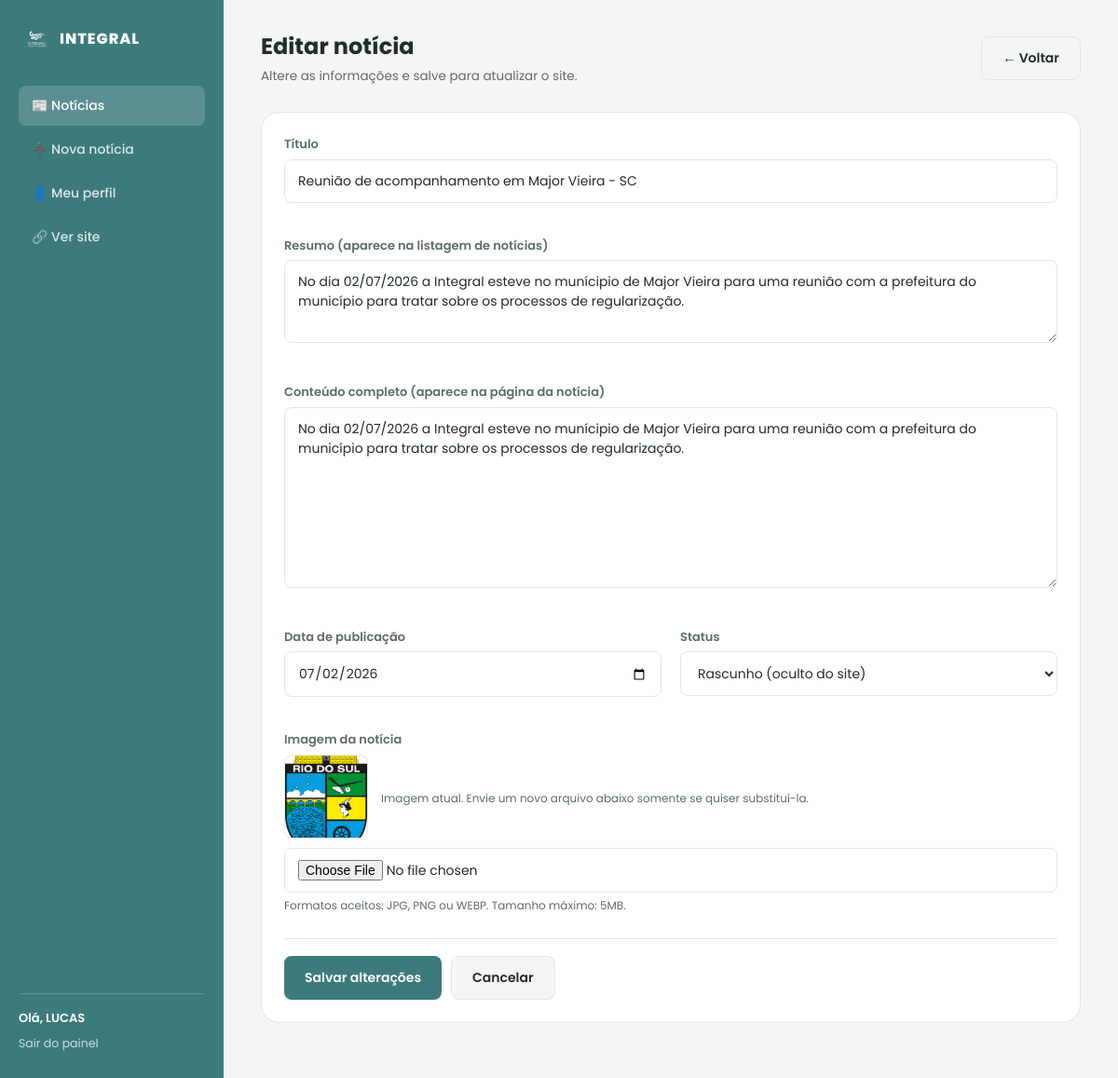
/admin/noticia-form.php?id=1 (signed in), run on the app's committed database.
### tables this page shows
CREATE TABLE noticias (
            id INTEGER PRIMARY KEY AUTOINCREMENT,
            titulo TEXT NOT NULL,
            slug TEXT NOT NULL UNIQUE,
            resumo TEXT NOT NULL,
            conteudo TEXT NOT NULL,
            imagem TEXT,
            status TEXT NOT NULL DEFAULT 'publicado', -- 'publicado' | 'rascunho'
            data_publicacao TEXT NOT NULL,
            created_at TEXT NOT NULL DEFAULT CURRENT_TIMESTAMP,
            updated_at TEXT NOT NULL DEFAULT CURRENT_TIMESTAMP
        );

### includes/noticias.php (called while the page is built, shortened)
<?php
function buscarNoticiaPorId(int $id): ?array
{
    $pdo = db();
    $stmt = $pdo->prepare('SELECT * FROM noticias WHERE id = ?');
    $stmt->execute([$id]);
    $row = $stmt->fetch();
    return $row ?: null;
}
function e(?string $valor): string
{
    return htmlspecialchars($valor ?? '', ENT_QUOTES, 'UTF-8');
}

### admin/includes/auth.php (called while the page is built, shortened)
<?php
function authAssinar(string $dados): string
{
    return hash_hmac('sha256', $dados, AUTH_SECRET);
}
function authDoCookie(): ?array
{
    $partes = explode('.', $_COOKIE[AUTH_COOKIE_NAME], 2);
    [$dadosB64, $assinatura] = $partes;
    $dados = base64_decode($dadosB64, true);
    $campos = explode('|', $dados);
    [$adminId, $username, $exp] = $campos;
    return ['id' => (int) $adminId, 'username' => $username];
}
function adminLogado(): ?array
{
    $dadosCookie = authDoCookie();
    $pdo = db();
    $stmt = $pdo->prepare('SELECT id, username FROM admins WHERE id = ?');
    $stmt->execute([$dadosCookie['id']]);
    $admin = $stmt->fetch();
    return $admin ?: null;
}
function exigirLogin(): array
{
    $admin = adminLogado();
    return $admin;
}

### admin/noticia-form.php (the view, shortened to what this page needs)
<?php
require_once __DIR__ . '/../includes/noticias.php';
require_once __DIR__ . '/includes/auth.php';
$admin = exigirLogin();
$id = isset($_GET['id']) ? (int) $_GET['id'] : (isset($_POST['id']) ? (int) $_POST['id'] : null);
$noticiaExistente = $id ? buscarNoticiaPorId($id) : null;
$ehEdicao = $noticiaExistente !== null;
$valores = [
    'titulo' => $noticiaExistente['titulo'] ?? '',
    'resumo' => $noticiaExistente['resumo'] ?? '',
    'conteudo' => $noticiaExistente['conteudo'] ?? '',
    'status' => $noticiaExistente['status'] ?? 'publicado',
    'data_publicacao' => $noticiaExistente['data_publicacao'] ?? date('Y-m-d'),
];
$activePage = $ehEdicao ? 'noticias' : 'nova';
require __DIR__ . '/includes/layout_header.php';
?>
<div class="topbar">
  <div>
    <h1><?= $ehEdicao ? 'Editar notícia' : 'Nova notícia' ?></h1>
    <p><?= $ehEdicao ? 'Altere as informações e salve para atualizar o site.' : 'Preencha os campos abaixo para publicar uma nova notícia.' ?></p>
  </div>
  <a href="index.php" class="btn btn-secondary">← Voltar</a>
</div>
<div class="panel">
  <div class="panel-body">
    <form method="post" enctype="multipart/form-data" novalidate>
      <div class="form-grid">
        <div class="field full">
          <label for="titulo">Título</label>
          <input type="text" id="titulo" name="titulo" required value="<?= e($valores['titulo']) ?>" placeholder="Ex.: REURB iniciada em Benedito Novo - SC">
        </div>
        <div class="field full">
          <label for="resumo">Resumo (aparece na listagem de notícias)</label>
          <textarea id="resumo" name="resumo" rows="3" required placeholder="Um resumo curto de 1 a 2 frases."><?= e($valores['resumo']) ?></textarea>
        </div>
        <div class="field full">
          <label for="conteudo">Conteúdo completo (aparece na página da notícia)</label>
          <textarea id="conteudo" name="conteudo" rows="8" required placeholder="Texto completo da notícia."><?= e($valores['conteudo']) ?></textarea>
        </div>
        <div class="field">
          <label for="data_publicacao">Data de publicação</label>
          <input type="date" id="data_publicacao" name="data_publicacao" required value="<?= e($valores['data_publicacao']) ?>">
        </div>
        <div class="field">
          <label for="status">Status</label>
          <select id="status" name="status">
            <option value="rascunho" <?= $valores['status'] === 'rascunho' ? 'selected' : '' ?>>Rascunho (oculto do site)</option>
          </select>
        </div>
        <div class="field full">
          <label for="imagem">Imagem da notícia</label>
          <?php if ($ehEdicao && !empty($noticiaExistente['imagem'])): ?>
            <div class="current-image">
              <img src="../<?= e($noticiaExistente['imagem']) ?>" alt="">
              <span class="help-text">Imagem atual. Envie um novo arquivo abaixo somente se quiser substituí-la.</span>
            </div>
          <?php endif; ?>
          <input type="file" id="imagem" name="imagem" accept=".jpg,.jpeg,.png,.webp">
          <p class="help-text">Formatos aceitos: JPG, PNG ou WEBP. Tamanho máximo: 5MB.</p>
        </div>
      </div>
      <div class="form-actions">
        <button type="submit" class="btn btn-primary"><?= $ehEdicao ? 'Salvar alterações' : 'Publicar notícia' ?></button>
        <a href="index.php" class="btn btn-secondary">Cancelar</a>
      </div>
    </form>
  </div>
</div>
<?php require __DIR__ . '/includes/layout_footer.php'; ?>

### admin/includes/layout_header.php (shortened to what this page needs)
<!DOCTYPE html>
<html lang="pt-BR">
<head>
<link rel="stylesheet" href="assets/admin.css">
</head>
<body>
<div class="admin-shell">
  <aside class="sidebar">
    <div class="brand">
      <img src="../images/logo-integral-white.png" alt="Integral">
      <span>INTEGRAL</span>
    </div>
    <nav>
      <a href="index.php" class="<?= $activePage === 'noticias' ? 'active' : '' ?>">📰 Notícias</a>
      <a href="noticia-form.php" class="<?= $activePage === 'nova' ? 'active' : '' ?>">➕ Nova notícia</a>
      <a href="perfil.php" class="<?= $activePage === 'perfil' ? 'active' : '' ?>">👤 Meu perfil</a>
      <a href="../noticias.php" target="_blank">🔗 Ver site</a>
    </nav>
    <div class="user-box">
      <div class="name">Olá, <?= e($admin['username']) ?></div>
      <a href="logout.php">Sair do painel</a>
    </div>
  </aside>
  <main class="main">

### admin/assets/admin.css (style rules this page uses)
:root { --color-bg: #3c7a7c; --color-bg-alt: #2f6567; --color-panel: #ffffff; --color-panel-soft: #f4f6f5; --color-border: #e2e6e5; --color-text: #1f2d2d; --color-text-soft: #5c6d6c; --color-white: #ffffff; --color-beige: #d9d9d9; --color-green: #4caf50; --color-red: #d64545; --color-star: #f5a623; --radius-lg: 20px; --radius-md: 14px; --radius-sm: 8px; }
* { margin: 0; padding: 0; box-sizing: border-box; }
body { font-family: 'Poppins', sans-serif; background: var(--color-panel-soft); color: var(--color-text); line-height: 1.5; min-height: 100vh; }
a { color: inherit; text-decoration: none; }
img { max-width: 100%; display: block; }
button { font-family: inherit; cursor: pointer; }
.field { margin-bottom: 18px; }
.field label { display: block; font-size: 13px; font-weight: 600; margin-bottom: 6px; color: var(--color-text-soft); }
.field input, .field textarea, .field select { width: 100%; padding: 12px 14px; border: 1.5px solid var(--color-border); border-radius: var(--radius-sm); font-size: 14px; font-family: inherit; color: var(--color-text); background: var(--color-white); transition: border-color .2s ease; }
.btn { display: inline-flex; align-items: center; justify-content: center; gap: 8px; padding: 12px 22px; border-radius: var(--radius-sm); font-weight: 600; font-size: 14px; border: none; cursor: pointer; transition: transform .15s ease, box-shadow .15s ease, background .15s ease; }
.btn-primary { background: var(--color-bg); color: var(--color-white); }
.btn-secondary { background: var(--color-panel-soft); color: var(--color-text); border: 1.5px solid var(--color-border); }
.admin-shell { display: flex; min-height: 100vh; }
.sidebar { width: 240px; flex-shrink: 0; background: var(--color-bg); color: var(--color-white); padding: 28px 20px; display: flex; flex-direction: column; }
.sidebar .brand { display: flex; align-items: center; gap: 10px; margin-bottom: 36px; padding: 0 6px; }
.sidebar .brand img { height: 28px; width: auto; }
.sidebar .brand span { font-weight: 800; letter-spacing: 1px; font-size: 16px; }
.sidebar nav { display: flex; flex-direction: column; gap: 4px; flex: 1; }
.sidebar nav a { padding: 11px 14px; border-radius: var(--radius-sm); font-size: 14px; font-weight: 500; color: rgba(255,255,255,0.82); display: flex; align-items: center; gap: 10px; transition: background .15s ease, color .15s ease; }
.sidebar nav a.active { background: rgba(255,255,255,0.16); color: #fff; }
.sidebar .user-box { border-top: 1px solid rgba(255,255,255,0.18); padding-top: 16px; margin-top: 16px; font-size: 13px; }
.sidebar .user-box .name { font-weight: 600; margin-bottom: 8px; }
.sidebar .user-box a { color: rgba(255,255,255,0.75); font-size: 12.5px; }
.main { flex: 1; min-width: 0; padding: 32px 40px 60px; }
.topbar { display: flex; align-items: center; justify-content: space-between; margin-bottom: 28px; flex-wrap: wrap; gap: 14px; }
.topbar h1 { font-size: 24px; font-weight: 700; }
.topbar p { font-size: 13.5px; color: var(--color-text-soft); margin-top: 4px; }
.panel { background: var(--color-white); border-radius: var(--radius-lg); border: 1px solid var(--color-border); overflow: hidden; }
.panel-body { padding: 24px; }
.form-grid { display: grid; grid-template-columns: 1fr 1fr; gap: 18px 20px; }
.form-grid .full { grid-column: 1 / -1; }
.current-image { display: flex; align-items: center; gap: 14px; margin-bottom: 10px; }
.current-image img { width: 90px; height: 90px; object-fit: cover; border-radius: var(--radius-sm); border: 1px solid var(--color-border); }
.form-actions { display: flex; gap: 10px; margin-top: 8px; padding-top: 18px; border-top: 1px solid var(--color-border); }
.help-text { font-size: 12px; color: var(--color-text-soft); margin-top: 5px; }

### data on the page
noticias: titulo "Reunião de acompanhamento em Major Vieira - SC", resumo "No dia 02/07/2026 a Integral esteve no munícipio de Major Vieira para uma reunião com a prefeitura do município para tratar sobre os processos de regularização.", conteudo "No dia 02/07/2026 a Integral esteve no munícipio de Major Vieira para uma reunião com a prefeitura do município para tratar sobre os processos de regularização.", data_publicacao "07/02/2026", status "Rascunho (oculto do site)", imagem (picture)

### other printed values
$admin['username'] "LUCAS"
